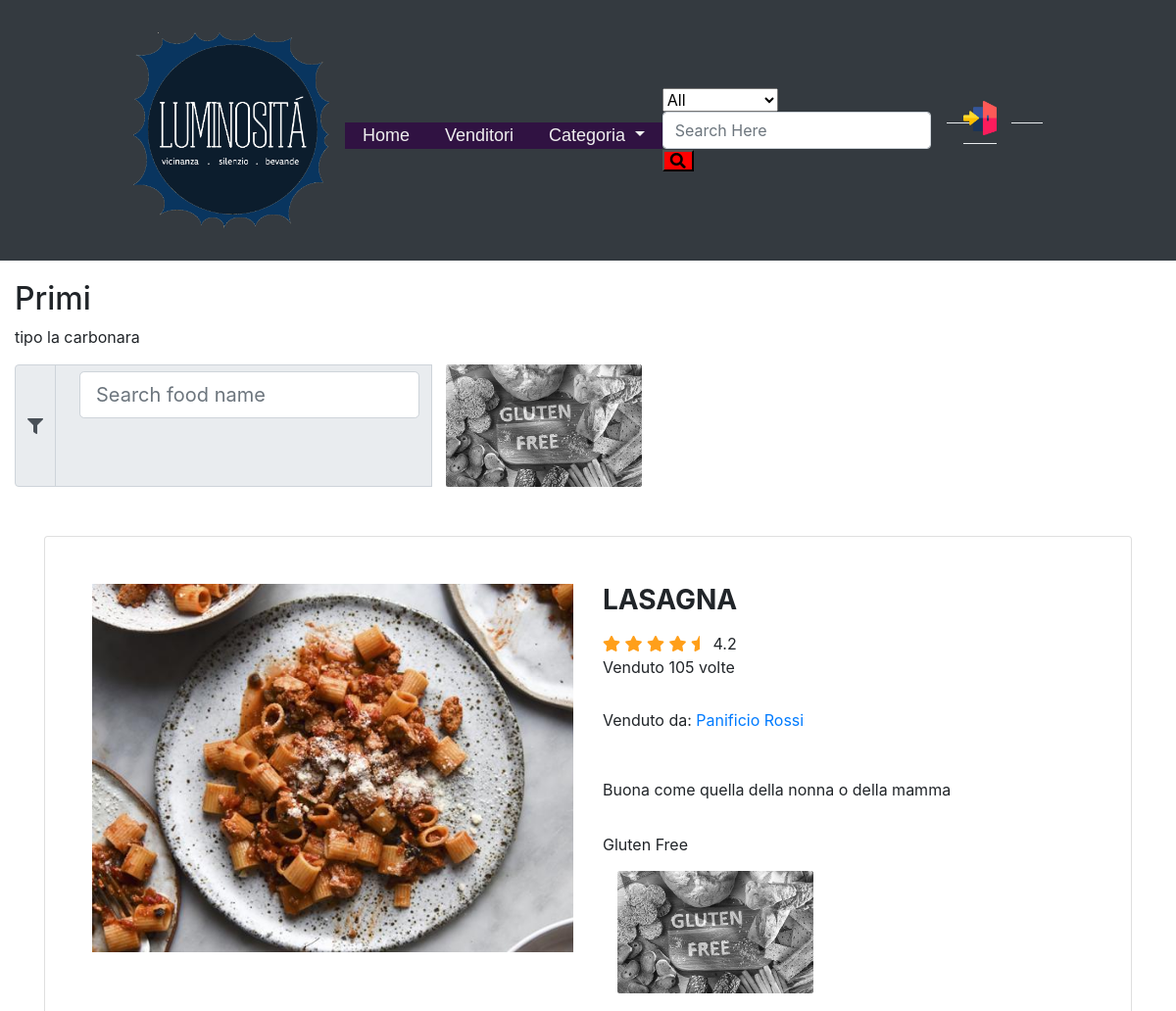
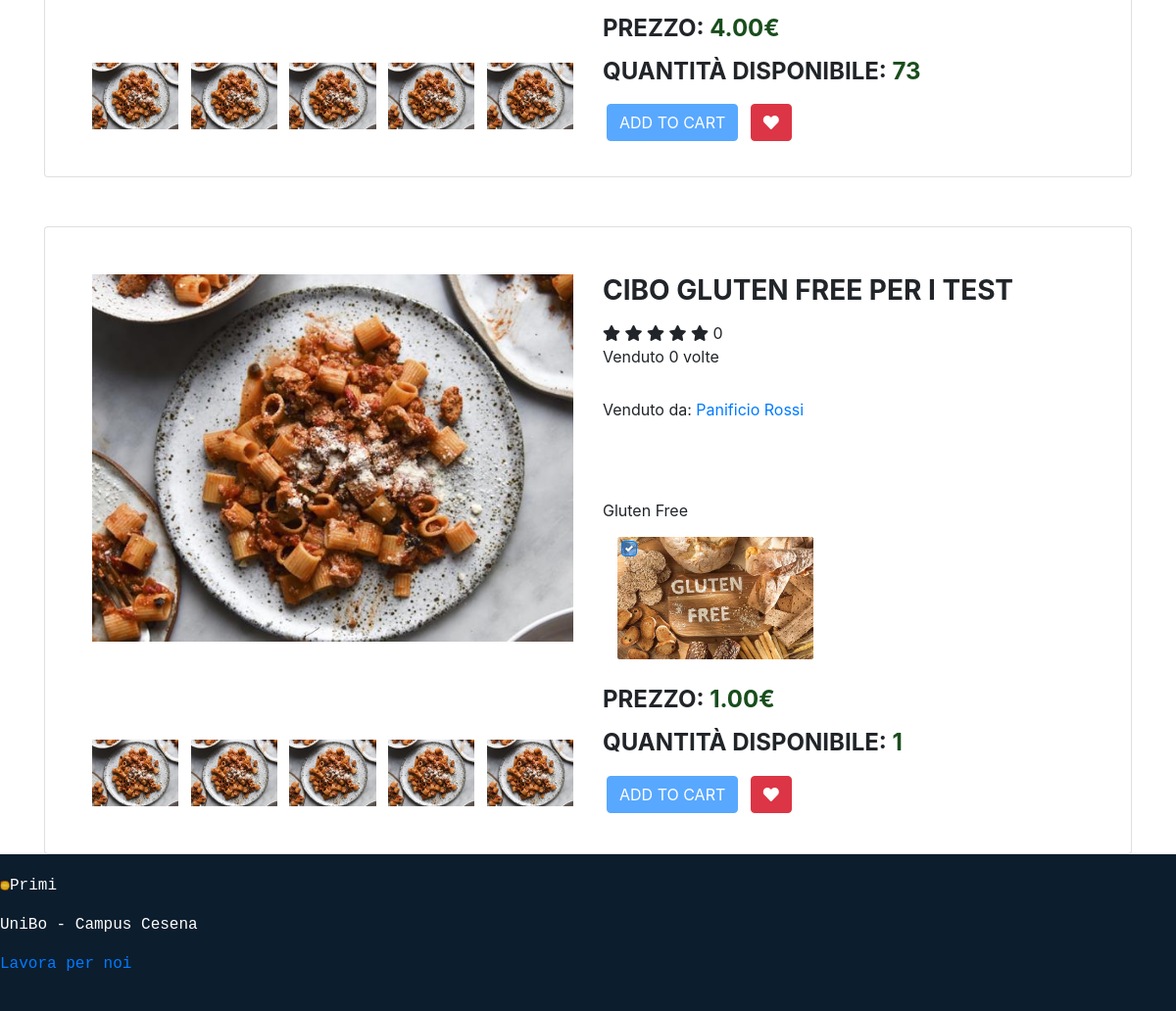
The page /foodCategory.php?id=1 on the database its author committed (2 pictures, top to bottom).
### tables this page shows
CREATE TABLE `foodcategory` (
  `CategoryID` int(11) NOT NULL,
  `CategoryName` text NOT NULL,
  `CategoryDescr` text NOT NULL
);

CREATE TABLE `prodotto` (
  `prodottoID` int(11) NOT NULL,
  `nomeProd` mediumtext NOT NULL,
  `descrProd` text NOT NULL,
  `prezzo` decimal(10,2) UNSIGNED NOT NULL,
  `glutenFree` tinyint(4) NOT NULL DEFAULT 0,
  `quantity` int(11) UNSIGNED NOT NULL,
  `venduto` int(11) NOT NULL,
  `vendorID` int(11) NOT NULL,
  `foodType` int(11) NOT NULL
);

CREATE TABLE `venditore` (
  `vendorID` int(11) NOT NULL,
  `nomeAzienda` text NOT NULL,
  `indirizzo` text NOT NULL,
  `orariConsegna` text NOT NULL,
  `contatto` text NOT NULL,
  `descrizione` text NOT NULL,
  `userID` int(11) NOT NULL
);

### foodCategory.php (called while the page is built, shortened)
<?php
require_once 'bootstrap.php';
$templateParams["nome"] = "foodList.php";
$templateParams["categorie"] = $dbh->getFoodTypes();
$idcategoria = -1;
if(isset($_GET["id"])){
    $idcategoria = $_GET["id"];
}
$nomecategoria = $dbh->getSpecificCat($idcategoria)[0];
$templateParams["titolo_pagina"] = $nomecategoria["CategoryName"];
if(count($nomecategoria)>0){
    $templateParams["titolo"] = $nomecategoria["CategoryName"];
    $templateParams["descrPagina"] = $nomecategoria["CategoryDescr"];
    $templateParams["articoli"] = $dbh->getFoodSpecificDetails($nomecategoria["CategoryID"]);
    $templateParams["list-type"]="container";
}
else{
    $templateParams["titolo_pagina"] = "Al momento non ci sono prodotti";
    $templateParams["articoli"] = array();
}
require 'template/base.php';
?>

### db/database.php (called while the page is built, shortened)
<?php
class DatabaseHelper{
    private $db;
    public function __construct($servername, $username, $password, $dbname, $port){
        $this->db = new mysqli($servername, $username, $password, $dbname, $port);
    }
    public function getFoodTypes(){
        $stmt = $this->db->prepare("SELECT CategoryID, CategoryName, CategoryDescr FROM foodcategory");
        $stmt->execute();
        $result = $stmt->get_result();
        return $result->fetch_all(MYSQLI_ASSOC);
    }
    public function getFoodSpecificDetails($type) {
        $sql = "SELECT
                    `prodottoID`,
                     p.`vendorID`,
                    `CategoryID`,
                    `CategoryName`,
                    `nomeProd`,
                    `descrProd`,
                    `glutenFree`,
                    `quantity`,
                    `prezzo`,
                    `venduto`,
                    `nomeAzienda`
                FROM `prodotto` AS p LEFT JOIN `venditore` AS c1 ON p.vendorID = c1.vendorID
                LEFT JOIN `foodcategory` AS c2 ON p.foodType = c2.CategoryID
                WHERE `foodType` = ?;";
        $stmt = $this->db->prepare($sql);
        $stmt->bind_param('i', $type);
        $stmt->execute();
        $result = $stmt->get_result();
        return $result->fetch_all(MYSQLI_ASSOC);
    }
    public function starRate($value){
        $val = $value / 5;
        if($val > 5) {
            return $this->starRate($val);
        }
        return $val;
    }
    public function getSpecificCat($id){
        $sql = "SELECT CategoryID, CategoryName, CategoryDescr FROM foodcategory WHERE CategoryID = ?";
        $stmt = $this->db->prepare($sql);
        $stmt->bind_param('i', $id);
        $stmt->execute();
        $result = $stmt->get_result();
        return $result->fetch_all(MYSQLI_ASSOC);
    }
}

### bootstrap.php (called while the page is built, shortened)
<?php
require_once("db/database.php");
$dbh = new DatabaseHelper("localhost", "root", "", "luminosita_db", 3306);
?>

### template/base.php (the view, shortened to what this page needs)
<!DOCTYPE html>
<?php if(isset($_COOKIE["logged"]) && isset($_COOKIE["mail"]) && isset($_COOKIE["id"])){
    $templateParams["toReadNotif"] = $dbh->getNotificationToRead($_COOKIE["id"]);
} else {
    $templateParams["toReadNotif"] = 0;
}?>
<html lang="it">
<head>
    <link rel="stylesheet" type="text/css" href="./css/main_style.css"/>
    <link href="https://cdn.jsdelivr.net/npm/bootstrap@5.0.2/dist/css/bootstrap.min.css" rel="stylesheet">
    <link rel="stylesheet" href="https://cdn.jsdelivr.net/npm/bootstrap@4.3.1/dist/css/bootstrap.min.css"/>
    <link rel='stylesheet' href='https://cdnjs.cloudflare.com/ajax/libs/font-awesome/4.7.0/css/font-awesome.min.css'/>
    <link rel="stylesheet" href="https://use.fontawesome.com/releases/v5.10.2/css/all.css" />
    <link rel='stylesheet' href='https://gitcdn.github.io/bootstrap-toggle/2.2.2/css/bootstrap-toggle.min.css'/>
    <link rel="stylesheet" href="https://www.markuptag.com/bootstrap/5/css/bootstrap.min.css" />
    <?php endforeach;
    $templateParams["category"] = $dbh->getFoodTypes();
    ?>
</head>
<body>
<header class="bg-dark">
        <nav class="navbar navbar-expand-lg navbar-light">
            <a href="index.php" class="navbar-brand">
                <img style="width: 200%" src="<?php echo LOGO."scuro.png"; ?>" alt="logo" class="img-fluid" />
            </a>
            <div class="collapse navbar-collapse" id="navbarNavDropdown">
                <ul class="navbar-nav">
                    <li class="nav-item mx-auto active w-auto">
                        <a class="nav-link active" aria-current="page" href="index.php">Home</a>
                    </li>
                    <li class="nav-item mx-auto active w-auto">
                        <a class="nav-link active" aria-current='page' href="foodVendor.php?list">Venditori  </a>
                    </li>
                    <li class="nav-item mx-auto dropdown w-auto">
                        <a class="nav-link dropdown-toggle" href="#" id="navbarDropdownMenuLink" role="button" data-bs-toggle="dropdown" aria-haspopup="true" aria-expanded="false">
                            Categoria
                        </a>
                    </li>
                </ul>
                <form class="form-inline my-2 my-lg-0 mr-auto mx-auto" action="foodSearch.php" method="POST">
                    <select name="order">
                        <option class="topshow" value="1-All">All</option>
                    </select>
                    <input type="text" name="search" id="search_head" class="form-control search-food-name" placeholder="Search Here" />
                    <div class="input-group-addon">
                        <button type="submit" class="fas fa-search bg-red"></button>
                    </div>
                </form>
                <a class="nav-link disabled dropdown-divider"> </a>
                <div class="nav-item cart mt-2">
                    <a href="login.php">
                        <?php if(isset($_COOKIE["id"]) && isset($_COOKIE["mail"])): ?>
                            <img class="img-fluid" style="width: 50px" src="<?php echo UPLOAD_DIR."user.png"; ?>" alt="dashboard" />
                        <?php else: ?>
                            <img class="img-fluid" style="width: 50px" src="<?php echo UPLOAD_DIR."login.png"; ?>" alt="login" />
                        <?php endif; ?>
                        <a class="nav-link disabled dropdown-divider"> </a>
                    </a>
                </div>
                <a class="nav-link disabled dropdown-divider"> </a>
            </div>
        </nav>
</header>
<main class="container col col-lg-12 col-md-12 col-sm-12 col-1">
    <?php
    if(isset($templateParams["nome"])){
        require($templateParams["nome"]);
    }
    ?>
</main>
<footer>
    <p><img id="logo_foot" style="width: 10px" src=<?php echo LOGO."chiaro.png"; ?> alt="logo_footer"><?php echo $templateParams["titolo"]; ?></p>
    <p>UniBo - Campus Cesena</p>
    <p><a href="vendor_register.php">Lavora per noi</a></p>
</footer>
</body>
</html>

### template/foodList.php (shortened to what this page needs)
<?php if(isset($templateParams["titolo_pagina"])): ?>
    <h2><?php echo $templateParams["titolo_pagina"]; ?></h2>
    <p><?php echo $templateParams["descrPagina"]; ?></p>
<?php endif;?>
<div class="input-group">
    <div id="input_search" class="input-group">
        <span class="input-group-text">
            <i class="fa fa-filter">
            </i>
        </span>
        <span class="input-group-text custom-control">
            <input class="form-control form-control-lg search-food-name" type="text" placeholder="Search food name" value="" >
        </span>
        <div class="input-group-addon col-md-3">
            <div class="custom-control custom-checkbox gluten-search image-checkbox active-gluten-check">
                <label style="width: 200px" class="custom-control-label" for="ck-1s">
                    <img id="gluten-search" src="<?php echo UPLOAD_DIR."gluten-free.jpg"; ?>" alt="gluten-free" class="img-fluid">
                </label>
            </div>
        </div>
    </div>
</div>
<?php foreach($templateParams["articoli"] as $art):
    $img = CAT_DIR.$art["CategoryID"].".".$art["CategoryName"].".jpg";
    $val = $dbh->starRate($art["venduto"]);
    $value = explode('.', $val);
    $int = (int) $value[0];
    $decimal = isset($value[1]) ? (int) $value[1] : 0;
    if($art["quantity"] > 0):
    ?>
    <div class="container <?php if($art["glutenFree"] == "0") echo "gluten-filter"; ?> food-card" data-name="<?php echo $art["nomeProd"]; ?>">
        <div class="card">
            <div class="container-fliud">
                <div class="wrapper row">
                    <div class="preview col-md-6">
                        <div class="preview-pic tab-content">
                          <div class="tab-pane active" id="<?php echo $art["prodottoID"]; ?>-pic-1"><img src="<?php echo $img; ?>" alt="<?php echo $img; ?>"/></div>
                        </div>
                        <ul class="preview-thumbnail nav nav-tabs">
                          <li class="active"><a data-target="#<?php echo $art["prodottoID"]; ?>-pic-1" data-toggle="tab"><img src="<?php echo $img; ?>" alt="<?php echo $img; ?>"/></a></li>
                          <li><a data-target="#<?php echo $art["prodottoID"]; ?>-pic-2" data-toggle="tab"><img src="<?php echo $img; ?>" alt="<?php echo $img; ?>"/></a></li>
                          <li><a data-target="#<?php echo $art["prodottoID"]; ?>-pic-3" data-toggle="tab"><img src="<?php echo $img; ?>" alt="<?php echo $img; ?>"/></a></li>
                          <li><a data-target="#<?php echo $art["prodottoID"]; ?>-pic-4" data-toggle="tab"><img src="<?php echo $img; ?>" alt="<?php echo $img; ?>"/></a></li>
                          <li><a data-target="#<?php echo $art["prodottoID"]; ?>-pic-5" data-toggle="tab"><img src="<?php echo $img; ?>" alt="<?php echo $img; ?>"/></a></li>
                        </ul>
                    </div>
                    <div class="details col-md-6">
                        <h3 class="product-title"><?php echo $art["nomeProd"]; ?></h3>
                        <div class="rating">
                            <div class="stars">
                                <?php
                                if($decimal==0):
                                    $j = $int;
                                    for($i=0; $i<5; $i++):
                                        if($j>0):
                                            $j--;?>
                                            <span class="fa fa-star checked"></span>
                                        <?php else: ?>
                                            <span class="fa fa-star"></span>
                                  <?php endif;
                                    endfor; ?>
                                <?php else:
                                    $j = $int;
                                    $k = $decimal;
                                    for($i=0; $i<5; $i++):
                                        if($j>0):
                                            $j--;?>
                                            <span class="fa fa-star checked"></span>
                                        <?php
                                        elseif($k>0 && $j==0):
                                            $k=-1; ?>
                                            <span class="fa fa-star-half checked"></span>
                                        <?php else: ?>
                                            <span class="fa fa-star"></span>
                                        <?php endif; ?>
                                    <?php
                                    endfor;
                                endif; ?>
                                <span><?php echo $val; ?></span>
                            </div>
                            <span class="review-no">Venduto <?php echo $art["venduto"];?> volte</span>
                        </div>
                        <p class="product-description"><p>Venduto da: <a href="foodVendor.php?spec&id=<?php echo $art["vendorID"] ?>"><?php echo $art["nomeAzienda"]; ?></a></p></p>
                        <p class="product-description"><p><?php echo $art["descrProd"]; ?></p></p>
                        <p class="product-description">
                            <span class="form-check-label">Gluten Free</span>
                            <div class="col-md-3">
                                <div class="custom-control custom-checkbox image-checkbox">
                                    <label style="width: 200px" class="custom-control-label" for="ck-<?php echo $art["prodottoID"]; ?>" disabled>
                                        <img src="<?php echo UPLOAD_DIR."gluten-free.jpg"; ?>" alt="gluten-free" class="<?php if($art["glutenFree"] == "0") echo "no-gluten"; ?> img-fluid">
                                    </label>
                                </div>
                            </div>
                        </p>
                        <h4 class="price">Prezzo: <span><?php echo $art["prezzo"]; ?>€</span></h4>
                        <h4 class="price">Quantità disponibile: <span><?php echo $art["quantity"]; ?></span></h4>
                        <div class="action">
                            <button data-id="<?php echo $art["prodottoID"]; ?>" data-name="<?php echo $art["nomeProd"]; ?>" data-price="<?php echo $art["prezzo"]; ?>" class="add-to-cart btn btn-primary m-1" type="button" <?php if($_COOKIE["vendors"]=="1") echo "disabled"; ?>>add to cart</button>
                            <button class="like btn btn-danger m-1" type="button"><span class="fa fa-heart"></span></button>
                        </div>
                    </div>
                </div>
            </div>
        </div>
    </div>
<?php endif; endforeach; ?>

### rows shown on the page
foodcategory: CategoryName "Primi", CategoryDescr "tipo la carbonara"
prodotto: foodType.CategoryName (picture), nomeProd "LASAGNA", venduto "4.2", venduto "105", vendorID.nomeAzienda "Panificio Rossi", descrProd "Buona come quella della nonna o della mamma", prezzo "4.00", quantity "73"
prodotto: foodType.CategoryName (picture), nomeProd "CIBO GLUTEN FREE PER I TEST", venduto "0", vendorID.nomeAzienda "Panificio Rossi", prezzo "1.00", quantity "1"
